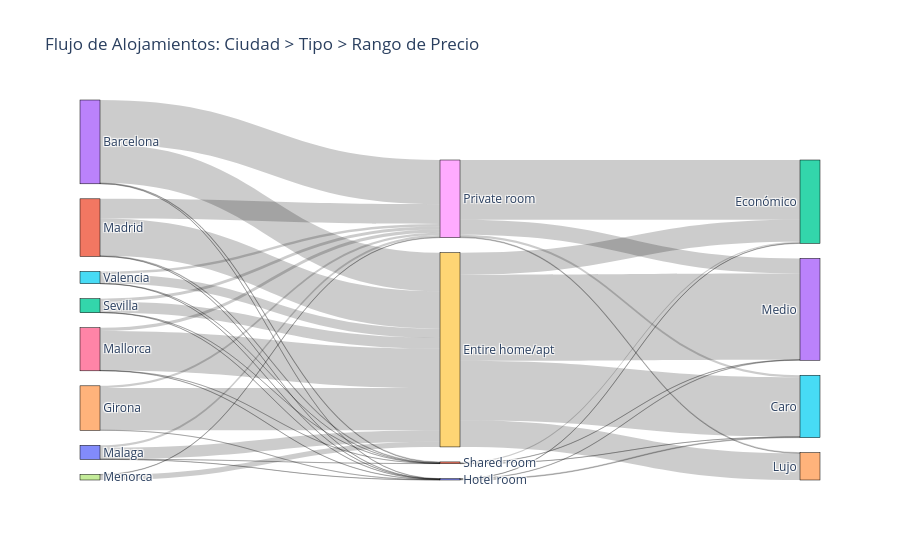

The cell this chart's notebook holds for it:
### Code cell
import pandas as pd
import plotly.graph_objects as go

# 1. Preparar los datos y crear rangos de precio
rangos = [0, 500, 1000, 2000, float('inf')]
labels = ['Económico', 'Medio', 'Caro', 'Lujo']
df['price_range'] = pd.cut(df['price'], bins=rangos, labels=labels)

# 2. Definir las columnas que queremos conectar
# Flujo 1: City -> Room Type
# Flujo 2: Room Type -> Price Range
def genSankey(df, cat_cols=[], value_col=''):
    label_list = []
    for col in cat_cols:
        label_list.extend(list(df[col].unique()))
    label_list = list(dict.fromkeys(label_list)) # Eliminar duplicados
    
    source = []
    target = []
    values = []
    
    for i in range(len(cat_cols)-1):
        group = df.groupby([cat_cols[i], cat_cols[i+1]])[value_col].count().reset_index()
        for _, row in group.iterrows():
            source.append(label_list.index(row[cat_cols[i]]))
            target.append(label_list.index(row[cat_cols[i+1]]))
            values.append(row[value_col])
            
    return label_list, source, target, values

# 3. Crear el gráfico
label, source, target, value = genSankey(df, ['city', 'room_type', 'price_range'], 'apartment_id')

fig = go.Figure(data=[go.Sankey(
    node = dict(pad = 15, thickness = 20, line = dict(color = "black", width = 0.5), label = label),
    link = dict(source = source, target = target, value = value)
)])

fig.update_layout(title_text="Flujo de Alojamientos: Ciudad > Tipo > Rango de Precio", font_size=12)
fig.show()

### Figure 1 — Plotly figure (JSON) as saved in the notebook; plotly's stock layout.template omitted (floating-point values rounded to 4 significant figures)
{"data": [{"link": {"source": [3, 3, 3, 3, 4, 4, 4, 1, 1, 1, 1, 0, 0, 0, 0, 6, 6, 6, 6, 7, 7, 2, 2, 2, 2, 5, 5, 5, 5, 9, 9, 9, 9, 10, 10, 10, 10, 8, 8, 8, 8, 11, 11, 11, 11], "target": [9, 10, 8, 11, 9, 10, 8, 9, 10, 8, 11, 9, 10, 8, 11, 9, 10, 8, 11, 9, 8, 9, 10, 8, 11, 9, 10, 8, 11, 12, 13, 15, 14, 12, 13, 15, 14, 12, 13, 15, 14, 12, 13, 15, 14], "value": [930, 7, 1063, 16, 1015, 4, 52, 893, 4, 474, 15, 278, 3, 55, 3, 948, 6, 79, 3, 124, 10, 261, 7, 70, 1, 224, 2, 65, 3, 529, 2073, 1431, 640, 7, 8, 18, 0, 1436, 363, 51, 18, 34, 6, 1, 0]}, "node": {"label": ["Malaga", "Madrid", "Sevilla", "Barcelona", "Girona", "Valencia", "Mallorca", "Menorca", "Private room", "Entire home/apt", "Hotel room", "Shared room", "Económico", "Medio", "Lujo", "Caro"], "line": {"color": "black", "width": 0.5}, "pad": 15, "thickness": 20}, "type": "sankey"}], "layout": {"font": {"size": 12}, "title": {"text": "Flujo de Alojamientos: Ciudad > Tipo > Rango de Precio"}}}
